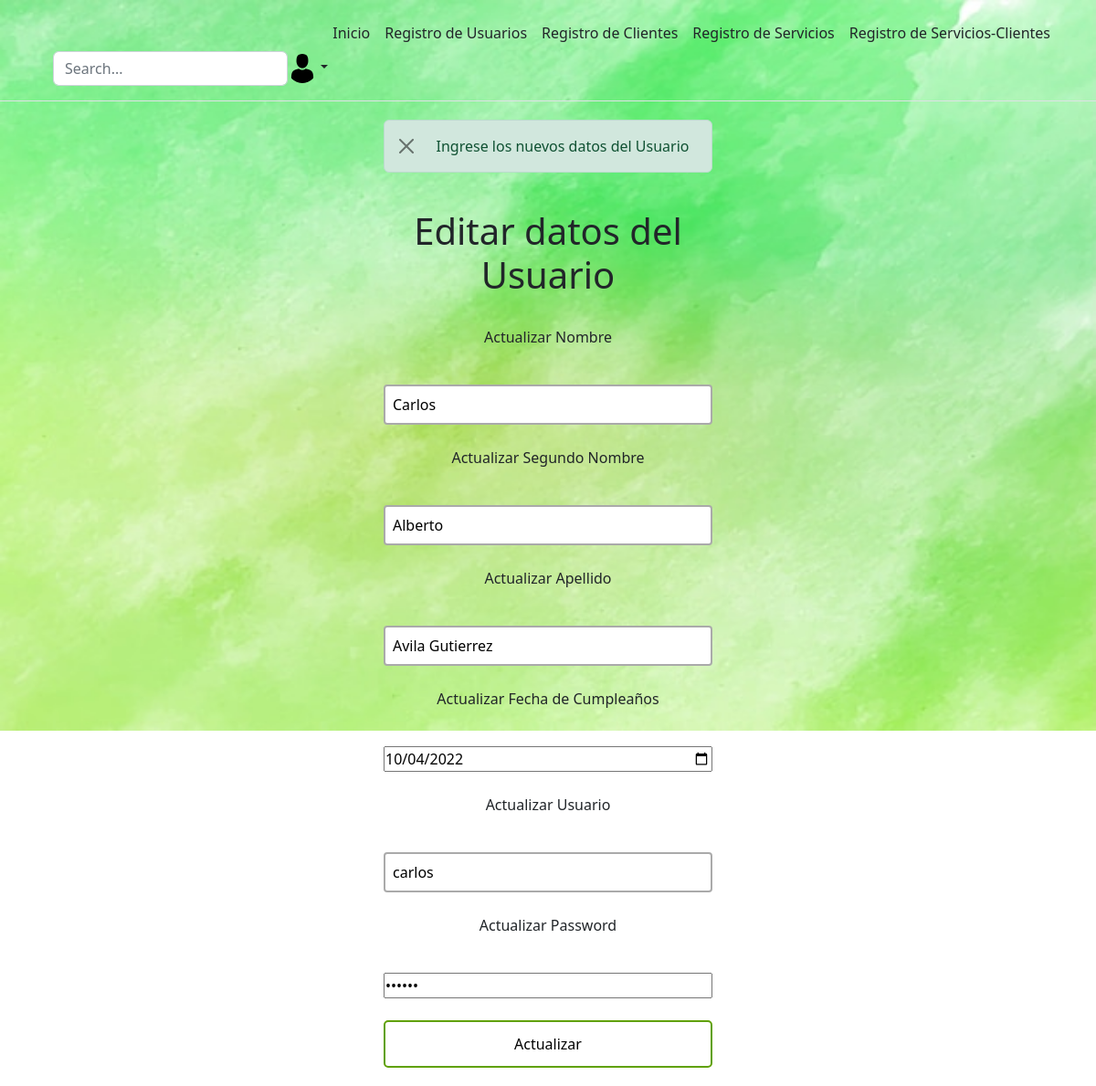
The app's page /update.php?id=carlos (signed in) with its own data.
### tables this page shows
CREATE TABLE `users` (
  `id` int(200) NOT NULL,
  `firstname` varchar(200) NOT NULL,
  `middlename` varchar(200) NOT NULL,
  `last_name` varchar(200) NOT NULL,
  `birthday` date NOT NULL,
  `username` varchar(200) NOT NULL,
  `password` varchar(200) NOT NULL
);

### update.php (the view, shortened to what this page needs)
<?php
    include("config.php");
    $id=$_GET['id'];
?>
<!DOCTYPE html>
<html lang="en">
    <head>
        <link rel="stylesheet" type="text/css" href="style-users.css?ts=<?=time()?>" />
    </head>
    <div>
    <?php
  include("header.php");
    ?>
  </div>
    <body>
        <div class="users-form">
            <form action="edit-users.php" method="POST">
            <div class="alert alert-success alert-dismissible fade show" role="alert">
            Ingrese los nuevos datos del Usuario
            <button type="button" class="btn-close" data-bs-dismiss="alert" aria-label="Close"></button>
            </div>
                <?php
                    $result=mysqli_query($mysqli, "SELECT * FROM users WHERE username='$id'");
                    while($row=mysqli_fetch_array($result))
                    {
                        echo "<h1>Editar datos del Usuario</h1>";
                        echo "<p>Actualizar Nombre</p>";
                        echo "<input type='text' name='firstname' value='{$row['firstname']}' required>";
                        echo "<p>Actualizar Segundo Nombre</p>";
                        echo "<input type='text' name='middlename' value='{$row['middlename']}' required>";
                        echo "<p>Actualizar Apellido</p>";
                        echo "<input type='text' name='lastname' value='{$row['last_name']}' required>";
                        echo "<p>Actualizar Fecha de Cumpleaños</p>";
                        echo "<input type='date' name='birthdate' value='{$row['birthday']}' required>";
                        echo "<p>Actualizar Usuario</p>";
                        echo "<input type='text' name='username' value='{$row['username']}' required>";
                        echo "<p>Actualizar Password</p>";
                        echo "<input type='password' name='password' value='{$row['password']}' required>";
                    }
                ?>
                <input type="submit" onclick="edit()" value="Actualizar">
            </form>
        </div>
    </body>
</html>

### style-users.css (style rules this page uses)
* { box-sizing: border-box; margin: 0; padding: 0; }
html { font-family: 'Segoe UI', sans-serif; text-align: center; }
body { background-image: url('Fondo.png'); background-size: 100vw 100vh; background-repeat:no-repeat; background-attachment: fixed; }
.users-form form { display: flex; flex-direction: column; gap: 24px; width: 30%; margin: 20px auto; text-align: center; }
.users-form form input { font-family: 'Segoe UI', sans-serif; }
.users-form form input[type=text], .users-form form input[type=text], .users-form form input[type=text] { padding: 8px; border:2px solid #aaa; border-radius:4px; outline:none; transition:.3s; }
.users-form form input[type=submit] { border: none; padding: 12px 50px; text-decoration: none; transition-duration: 0.4s; cursor: pointer; border-radius: 5px; background-color: white; color: rgb(0, 0, 0); border: 2px solid #60a100; text-align: center; }

### records on screen
users: firstname "Carlos", middlename "Alberto", lastname "Avila Gutierrez", birthdate "10/04/2022", username "carlos"
